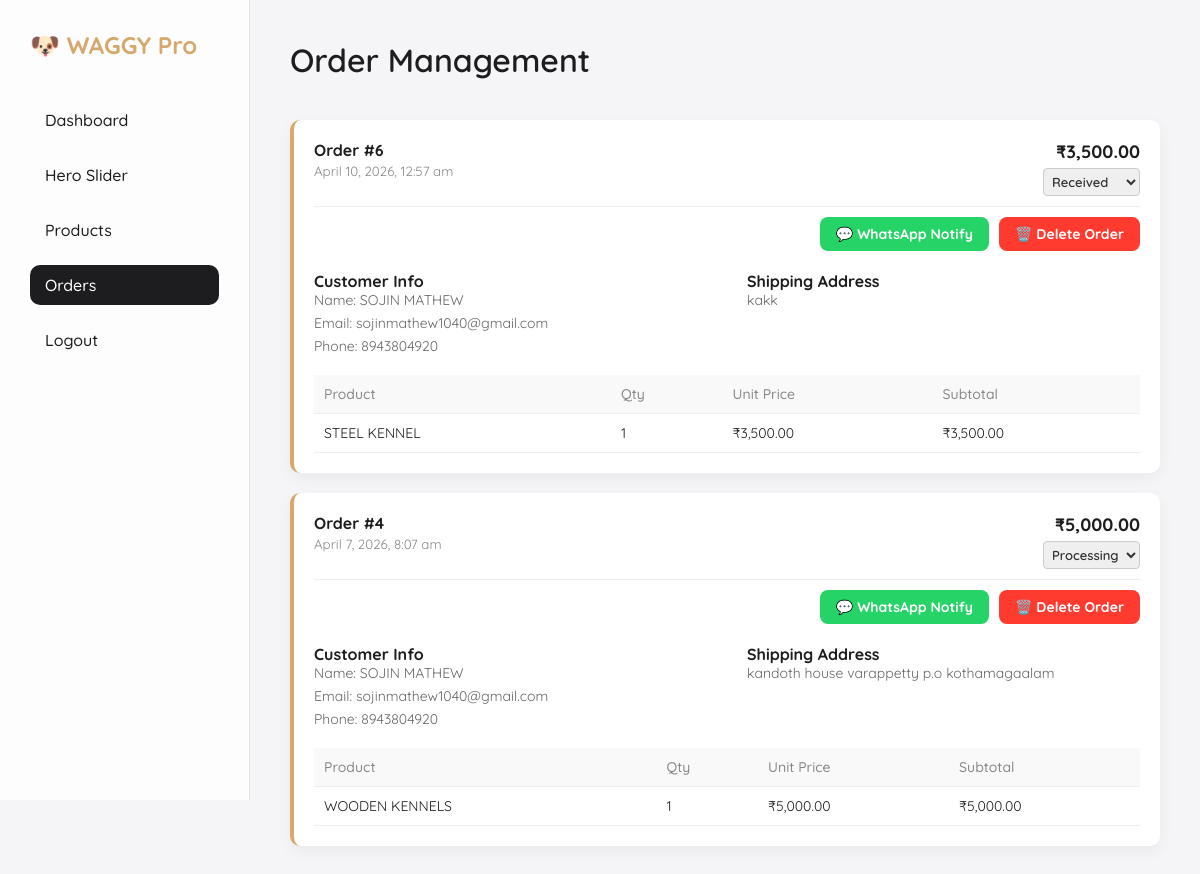
The app's page /admin/orders.php (signed in) with its own data.
### tables this page shows
CREATE TABLE `orders` (
  `id` int(11) NOT NULL,
  `user_id` int(11) NOT NULL,
  `name` varchar(255) NOT NULL,
  `email` varchar(255) NOT NULL,
  `phone` varchar(50) NOT NULL,
  `shipping_address` text NOT NULL,
  `total_price` decimal(10,2) NOT NULL,
  `status` varchar(50) DEFAULT 'Pending',
  `created_at` timestamp NOT NULL DEFAULT current_timestamp()
);

CREATE TABLE `order_items` (
  `id` int(11) NOT NULL,
  `order_id` int(11) NOT NULL,
  `product_id` int(11) NOT NULL,
  `quantity` int(11) NOT NULL,
  `price` decimal(10,2) NOT NULL,
  `created_at` timestamp NOT NULL DEFAULT current_timestamp()
);

CREATE TABLE `products` (
  `id` int(11) NOT NULL,
  `title` varchar(255) NOT NULL,
  `description` text DEFAULT NULL,
  `price` decimal(10,2) NOT NULL,
  `old_price` decimal(10,2) DEFAULT NULL,
  `category` varchar(100) DEFAULT NULL,
  `badge` varchar(50) DEFAULT NULL,
  `rating` int(11) DEFAULT 5,
  `stock_status` varchar(50) DEFAULT 'In Stock',
  `stock_quantity` int(11) DEFAULT 10,
  `created_at` timestamp NOT NULL DEFAULT current_timestamp()
);

### admin/orders.php (the view, shortened to what this page needs)
<?php
require_once '../db.php';
$orders = $pdo->query("SELECT o.*, u.name as user_name FROM orders o JOIN users u ON o.user_id = u.id ORDER BY o.id DESC")->fetchAll(PDO::FETCH_ASSOC);
function getOrderItems($pdo, $order_id)
{
    $stmt = $pdo->prepare("SELECT oi.*, p.title FROM order_items oi JOIN products p ON oi.product_id = p.id WHERE oi.order_id = ?");
    $stmt->execute([$order_id]);
    return $stmt->fetchAll(PDO::FETCH_ASSOC);
}
?>
<!DOCTYPE html>
<html>
<head>
    <link rel="stylesheet" href="assets/admin.css">
</head>
<body>
    <div class="admin-container">
        <div class="sidebar">
            <h2>🐶 WAGGY Pro</h2>
            <ul>
                <li><a href="index.php">Dashboard</a></li>
                <li><a href="hero_manager.php">Hero Slider</a></li>
                <li><a href="product_manager.php">Products</a></li>
                <li><a href="orders.php" class="active">Orders</a></li>
                <li><a href="logout.php">Logout</a></li>
            </ul>
        </div>
        <div class="main-content">
            <div class="header-top">
                <h1>Order Management</h1>
            </div>
            <?php if (empty($orders)): ?>
                <div class="card">
                    <p style="color:#666;">No orders placed yet.</p>
                </div>
            <?php else: ?>
                <?php
                $protocol = isset($_SERVER['HTTPS']) && $_SERVER['HTTPS'] === 'on' ? "https://" : "http://";
                $baseUrl = rtrim($protocol . $_SERVER['HTTP_HOST'] . dirname(dirname($_SERVER['PHP_SELF'])), '/\\');
                foreach ($orders as $o):
                    $items = getOrderItems($pdo, $o['id']);
                    $itemsWaText = "";
                    foreach ($items as $item) {
                        $productURL = $baseUrl . '/product.php?id=' . $item['product_id'];
                        $itemsWaText .= "• *" . $item['title'] . "* (Qty: " . $item['quantity'] . ") - ₹" . $item['price'] . "\n  Link: " . $productURL . "\n";
                    }
                    ?>
                    <div class="order-card">
                        <div class="order-header">
                            <div>
                                <h4>Order #<?= $o['id'] ?></h4>
                                <small style="color:#888;"><?= date('F j, Y, g:i a', strtotime($o['created_at'])) ?></small>
                            </div>
                            <div style="text-align: right;">
                                <strong style="font-size:18px;">₹<?= number_format($o['total_price'], 2) ?></strong>
                                <form method="POST" style="margin-top: 5px;">
                                    <?php $phoneTrimmed = preg_replace('/[^0-9]/', '', $o['phone']); ?>
                                    <?php
                                    $fullWaMsg = "Hello " . $o['name'] . ", your order #" . $o['id'] . " from WAGGY Pet Shop has been updated to: STATUS_PLACEHOLDER.\n\n*Order Details:*\n" . $itemsWaText;
                                    ?>
                                    <select name="status"
                                        onchange="updateStatusAndWhatsapp(this, '<?= $phoneTrimmed ?>', '<?= rawurlencode($fullWaMsg) ?>')"
                                        style="padding: 4px; font-size: 13px; font-weight: 600; border-radius: 4px; border: 1px solid #ccc; color: <?= $o['status'] == 'Delivered' ? 'green' : ($o['status'] == 'Pending' ? '#d6a86c' : '#333') ?>;">
                                        <option value="Received" <?= $o['status'] == 'Received' ? 'selected' : '' ?>>Received
                                        </option>
                                        <option value="Processing" <?= $o['status'] == 'Processing' ? 'selected' : '' ?>>Processing
                                        </option>
                                    </select>
                                </form>
                            </div>
                        </div>
                        <div class="order-actions"
                            style="margin-top: -5px; margin-bottom: 20px; display: flex; gap: 10px; justify-content: flex-end;">
                            <?php
                            $wa_msg = rawurlencode(str_replace('STATUS_PLACEHOLDER', $o['status'], $fullWaMsg));
                            ?>
                            <a href="https://wa.me/<?= $phoneTrimmed ?>?text=<?= $wa_msg ?>" target="_blank"
                                style="padding: 8px 16px; background: #25D366; color: white; border-radius: 8px; text-decoration: none; font-size: 14px; font-weight: bold;">💬
                                WhatsApp Notify</a>
                            <form action="delete_order.php" method="POST"
                                onsubmit="return confirm('Are you sure you want to delete this order?');" style="margin:0;">
                                <button type="submit"
                                    style="padding: 8px 16px; background: #ff3b30; color: white; border: none; border-radius: 8px; cursor: pointer; font-size: 14px; font-weight: bold;">🗑️
                                    Delete Order</button>
                            </form>
                        </div>
                        <div style="display:flex; gap: 40px;">
                            <div class="order-meta" style="flex:1;">
                                <strong>Customer Info</strong>
                                <span>Name: <?= htmlspecialchars($o['name']) ?></span>
                                <span>Email: <?= htmlspecialchars($o['email']) ?></span>
                                <span>Phone: <?= htmlspecialchars($o['phone']) ?></span>
                            </div>
                            <div class="order-meta" style="flex:1;">
                                <strong>Shipping Address</strong>
                                <span><?= nl2br(htmlspecialchars($o['shipping_address'])) ?></span>
                            </div>
                        </div>
                        <div class="order-items">
                            <table>
                                <thead>
                                    <tr>
                                        <th>Product</th>
                                        <th>Qty</th>
                                        <th>Unit Price</th>
                                        <th>Subtotal</th>
                                    </tr>
                                </thead>
                                <tbody>
                                    <?php foreach ($items as $item): ?>
                                        <tr>
                                            <td><?= htmlspecialchars($item['title']) ?></td>
                                            <td><?= $item['quantity'] ?></td>
                                            <td>₹<?= number_format($item['price'], 2) ?></td>
                                            <td>₹<?= number_format($item['price'] * $item['quantity'], 2) ?></td>
                                        </tr>
                                    <?php endforeach; ?>
                                </tbody>
                            </table>
                        </div>
                    </div>
                <?php endforeach; ?>
            <?php endif; ?>
        </div>
    </div>
</body>
</html>

### admin/assets/admin.css (style rules this page uses)
* { margin: 0; padding: 0; box-sizing: border-box; font-family: 'Quicksand', sans-serif; }
body { background: #f5f5f7; color: #1d1d1f; }
.admin-container { display: flex; min-height: 100vh; }
.sidebar { width: 250px; background: rgba(255, 255, 255, 0.8); backdrop-filter: blur(20px); border-right: 1px solid rgba(0, 0, 0, 0.1); padding: 30px; position: fixed; height: 100vh; }
.sidebar h2 { font-size: 24px; color: #d6a86c; margin-bottom: 40px; display: flex; align-items: center; gap: 10px; }
.sidebar ul { list-style: none; }
.sidebar ul li { margin-bottom: 15px; }
.sidebar ul li a { text-decoration: none; color: #1d1d1f; font-size: 16px; font-weight: 500; display: block; padding: 10px 15px; border-radius: 10px; transition: 0.3s; }
.sidebar ul li a:hover, .sidebar ul li a.active { background: #1d1d1f; color: #fff; }
.main-content { flex: 1; margin-left: 250px; padding: 40px; }
.header-top { display: flex; justify-content: space-between; align-items: center; margin-bottom: 40px; }
.header-top h1 { font-size: 32px; font-weight: 600; }
table { width: 100%; border-collapse: collapse; margin-top: 20px; }
table th, table td { padding: 15px; text-align: left; border-bottom: 1px solid #eee; }
table th { font-size: 14px; color: #888; font-weight: 500; }

### admin/orders.php (style rules this page uses)
.order-card { background: #fff; padding: 20px; border-radius: 10px; margin-bottom: 20px; box-shadow: 0 5px 15px rgba(0, 0, 0, 0.05); border-left: 4px solid #d6a86c; }
.order-header { display: flex; justify-content: space-between; border-bottom: 1px solid #eee; padding-bottom: 10px; margin-bottom: 15px; }
.order-header h4 { margin: 0; color: #1d1d1f; }
.order-meta span { display: block; font-size: 14px; color: #666; margin-bottom: 5px; }
.order-items table { width: 100%; border-collapse: collapse; font-size: 14px; margin-top: 15px; }
.order-items th, .order-items td { padding: 10px; text-align: left; border-bottom: 1px solid #eee; }
.order-items th { background: #f9f9f9; }

### records on screen
orders: id "6", created_at "April 10, 2026, 12:57 am", total_price "3,500.00", status "Received", name "SOJIN MATHEW", email "sojinmathew1040@gmail.com", phone "8943804920", shipping_address "kakk"
order_items: product.title "STEEL KENNEL", quantity "1", price "3,500.00", $item['price'] * $item['quantity'] "3,500.00"
orders: id "4", created_at "April 7, 2026, 8:07 am", total_price "5,000.00", status "Processing", name "SOJIN MATHEW", email "sojinmathew1040@gmail.com", phone "8943804920", shipping_address "kandoth house varappetty p.o kothamagaalam"
order_items: product.title "WOODEN KENNELS", quantity "1", price "5,000.00", $item['price'] * $item['quantity'] "5,000.00"
